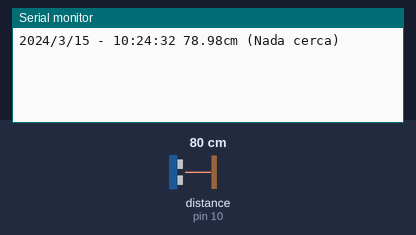
Simulated run of this sketch. Board: Arduino Uno, built with avr-gcc and run on an emulated ATmega328P. On the bench: the last lines printed to the serial monitor. Wiring (inferred from the names in the program): ultrasonic range finder: trigger pin 12; echo pin 10. The inputs (shaded band) are chosen by the test bench; at power-on: distance to the obstacle (sensor on pin 10) 80 cm. The echo pulse lasts 58.3 µs per cm; the local clock reads 2024-03-15 10:24:30 at power-on unless the sketch sets it.

Above: at 2.2 s.
2.3 s: distance to the obstacle (sensor on pin 10) set to 28 cm
At 3.6 s:
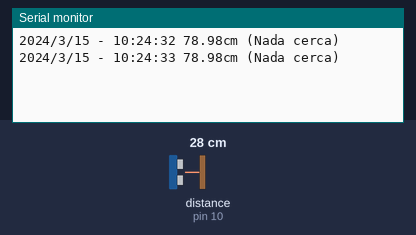
3.8 s: distance to the obstacle (sensor on pin 10) set to 23 cm
At 5.5 s:
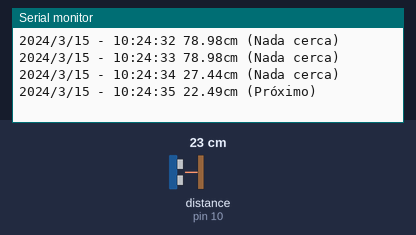
7.5 s: distance to the obstacle (sensor on pin 10) set to 12 cm
At 8.4 s:
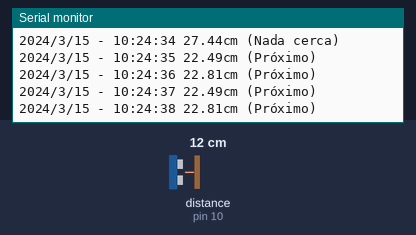
9.0 s: distance to the obstacle (sensor on pin 10) set to 9 cm
At 10.9 s:
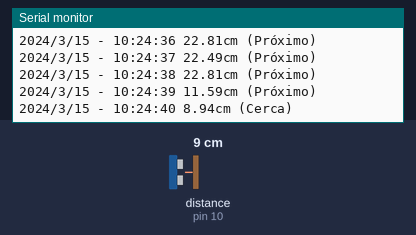
12.5 s: distance to the obstacle (sensor on pin 10) set to 7 cm
At 13.8 s:
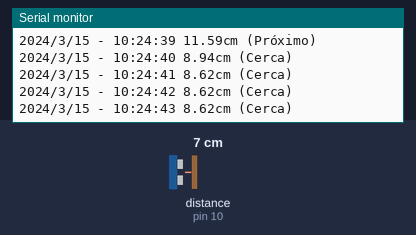
14.0 s: distance to the obstacle (sensor on pin 10) set to 4 cm
At 15.9 s:
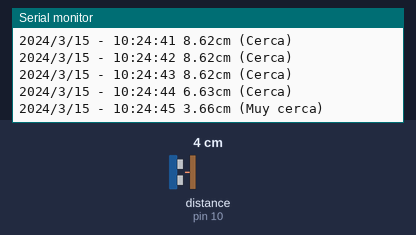

Measured:
- the behaviour switches between 26 and 25 cm on distance to the obstacle (sensor on pin 10) (found by bisection; images 1 and 2)
- the behaviour switches between 11 and 10 cm on distance to the obstacle (sensor on pin 10) (found by bisection; images 3 and 4)
- the behaviour switches between 6 and 5 cm on distance to the obstacle (sensor on pin 10) (found by bisection; images 5 and 6)
- after the input at 3.8 s, the serial monitor: prints a new line after 1.2 s (image 2)
- after the input at 9.0 s, the serial monitor: prints a new line after 1.1 s (image 4)
- after the input at 14.0 s, the serial monitor: prints a new line after 1.1 s (image 6)

The sketch:

ej2.ino
```cpp
#define trigPin  12
#define echoPin  10
#include <Wire.h>
#include "RTClib.h"
// #include "rgb_lcd.h"

RTC_DS3231 rtc;
// rgb_lcd lcd;

String fecha;
String distancia;
String cercania;
String loggeo;
String daysOfTheWeek[7] = { "Domingo", "Lunes", "Martes", "Miercoles", "Jueves", "Viernes", "Sabado" };
String monthsNames[12] = { "Enero", "Febrero", "Marzo", "Abril", "Mayo",  "Junio", "Julio", "Agosto", "Septiembre", "Octubre", "Noviembre", "Diciembre" };

long duration, cm, inches;
// const int colorR = 255;
// const int colorG = 0;
// const int colorB = 0;

void setup() {
  Serial.begin (9600);
  delay(1000);
  if (!rtc.begin()) {
    Serial.println(F("Couldn't find RTC"));
    while (1);
  }

  // Si se ha perdido la corriente, fijar fecha y hora
  if (rtc.lostPower()) {
    // Fijar a fecha y hora de compilacion
    rtc.adjust(DateTime(F(__DATE__), F(__TIME__)));

    // Fijar a fecha y hora específica
    rtc.adjust(DateTime(2019, 6, 4, 17, 33, 0));
  }
  pinMode(trigPin, OUTPUT);
  pinMode(echoPin, INPUT);

  // lcd.begin(16, 2);
  // lcd.setRGB(colorR, colorG, colorB);
}


void loop() {
  digitalWrite(trigPin, LOW);
  delayMicroseconds(5);
  digitalWrite(trigPin, HIGH);
  delayMicroseconds(10);
  digitalWrite(trigPin, LOW);

  duration = pulseIn(echoPin, HIGH);

  // Calculating the distance
  float distanciaFloat = duration * 0.034 / 2;

  cercania = "(Nada cerca)";

  if (distanciaFloat < 5)
    cercania = "(Muy cerca)";
  else if (distanciaFloat < 10)
    cercania = "(Cerca)";
  else if (distanciaFloat < 25)
    cercania = "(Próximo)";


  distancia = String(distanciaFloat) + "cm ";
  // lcd.print(cm);
  // lcd.setCursor(0, 0);

  delay(1000);
  // lcd.clear();

  // Obtener fecha actual y mostrar por Serial
  DateTime now = rtc.now();
  fecha = getDate(now);
  loggeo = fecha + distancia + cercania;
  Serial.println(loggeo);
}


String getDate(DateTime date)
{
  String fecha = String(date.year()) + "/" + String(date.month()) + "/" + String(date.day()) + " - " + String(date.hour()) + ":" + String(date.minute()) + ":" + String(date.second()) + " ";
  return fecha;
}
```
